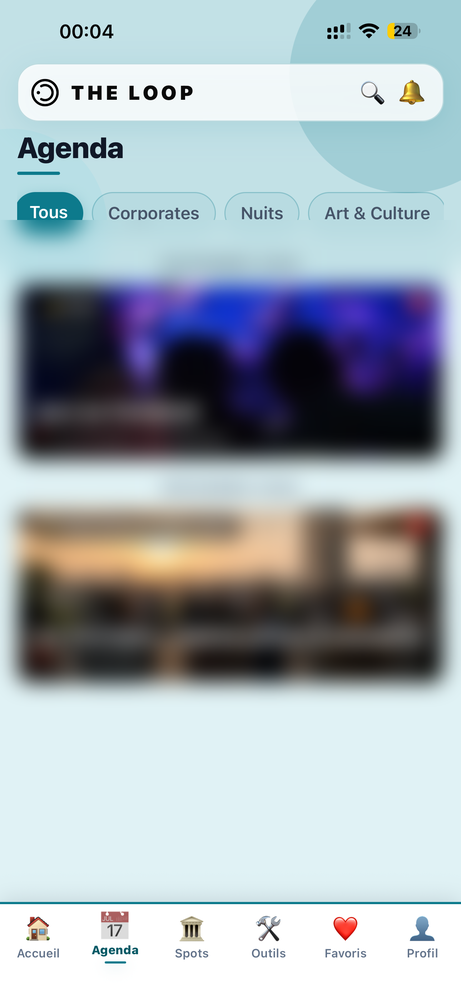
#> input picture docs/communication/lancement-2026/video-1711-montage/APP_agenda-com.png, 461 x 1000 px, shrunk from 1290 x 2796 before the run
$ python -i prepare-video-1711-assets.py   (imports and definitions only)
#> lines starting #> are read from the running program, lines starting #| are printed output that depends on the picture
#!/usr/bin/env python3
"""Génère docs/communication/lancement-2026/video-1711-montage/ pour CapCut."""
from __future__ import annotations

import shutil
from pathlib import Path

from PIL import Image, ImageFilter

ROOT = Path(__file__).resolve().parents[1]
OUT = ROOT / "video-1711-montage"
ASSETS = Path("/home/ubuntu/.cursor/projects/workspace/assets")
UPLOAD_ZIP = Path("/home/ubuntu/.cursor/projects/workspace/uploads/main_3296.zip")

# Compte membre (publication com) — priorité sur les captures admin
MEMBER_SCREENS = {
    "164f7dfa-989f-4152-9601-e5197bcbd48e.png": "APP_agenda-com.png",
    "b1319370-3754-45a3-ae76-4e3358a1f6f9.png": "APP_spots-com.png",
    "5159c11e-6d0a-4888-a96c-7ca3c2391b40.png": "APP_outils-com.png",
    "8add86a8-f3ee-43ce-9ddf-1a02eb938126.png": "APP_favoris-com.png",
}


def blur_band(im: Image.Image, y0: int, y1: int, radius: int = 26) -> Image.Image:
    out = im.copy()
    w, h = im.size
    y0, y1 = max(0, y0), min(h, y1)
    if y1 <= y0:
        return out
    band = im.crop((0, y0, w, y1)).filter(ImageFilter.GaussianBlur(radius=radius))
    out.paste(band, (0, y0))
    return out


def blur_rect(im: Image.Image, box: tuple[int, int, int, int], radius: int = 22) -> Image.Image:
    out = im.copy()
    x0, y0, x1, y1 = box
    w, h = im.size
    x0, y0 = max(0, x0), max(0, y0)
    x1, y1 = min(w, x1), min(h, y1)
    if x1 <= x0 or y1 <= y0:
        return out
    patch = im.crop((x0, y0, x1, y1)).filter(ImageFilter.GaussianBlur(radius=radius))
    out.paste(patch, (x0, y0))
    return out


# [6 lines left out: function app_screen_com_safe, not called in this run]


def accueil_com_safe(src: Path, dest: Path) -> None:
#> called with src = '../video-1711-montage/APP_agenda-com.png', dest = 'out.png'
    im = Image.open(src).convert("RGB")
#> im is the input picture: PIL image 461x1000 RGB; mean R, G, B 163.6, 174.7, 181.9
    w, h = im.size
#> w = 461; h = 1000
    im = blur_band(im, int(h * 0.12), int(h * 0.88), radius=26)
#> in blur_band, `band = im.crop((0, y0, w, y1)).filter(ImageFilter.GaussianBlur(radius=..`:
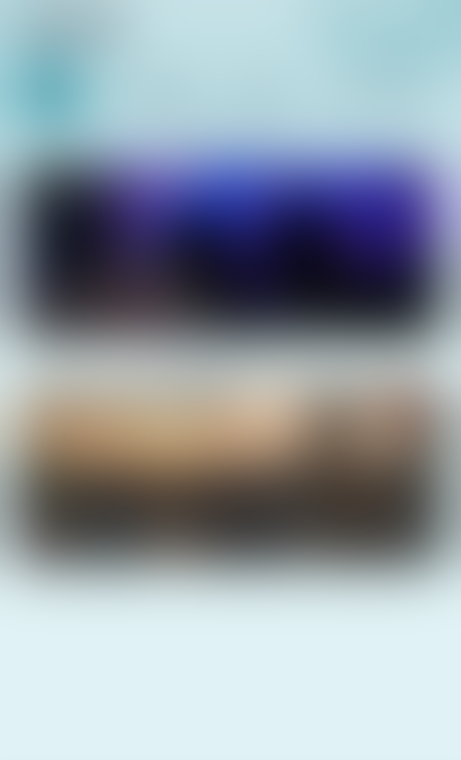
#> band: PIL image 461x760 RGB; mean R, G, B 147.9, 158.1, 166.8
#> in blur_band, `out.paste(band, (0, y0))`:
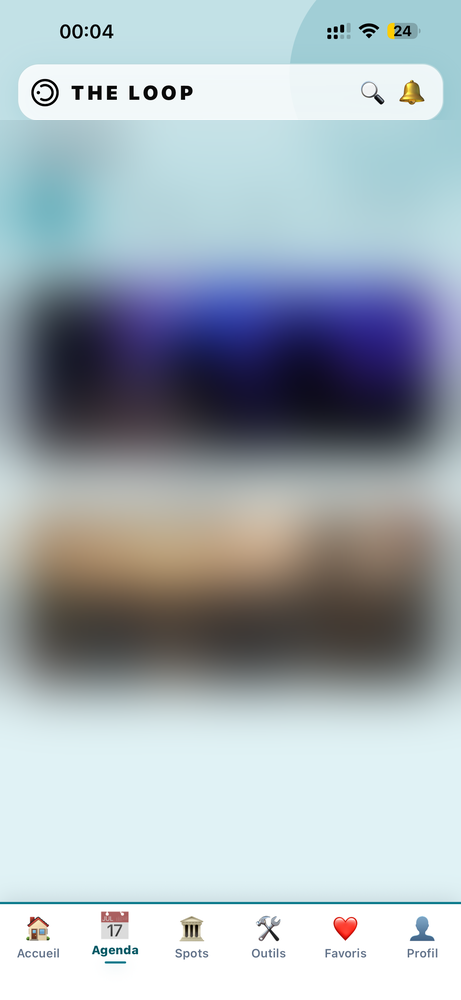
#> out: PIL image 461x1000 RGB; mean R, G, B 164.7, 175.7, 182.8
    im = blur_rect(im, (0, int(h * 0.12), w, int(h * 0.22)), radius=20)  # Bonjour, prénom
#> in blur_rect, `patch = im.crop((x0, y0, x1, y1)).filter(ImageFilter.GaussianBlur(radi..`:
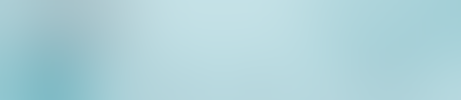
#> patch: PIL image 461x100 RGB; mean R, G, B 174, 210.2, 217
    im.save(dest, quality=92, optimize=True)


# [75 lines left out: functions fragment_seuil_crop, singulier_com_safe, main, not called in this run]


# [2 lines not run here, left out]

>>> result = accueil_com_safe('../video-1711-montage/APP_agenda-com.png', 'out.png')
